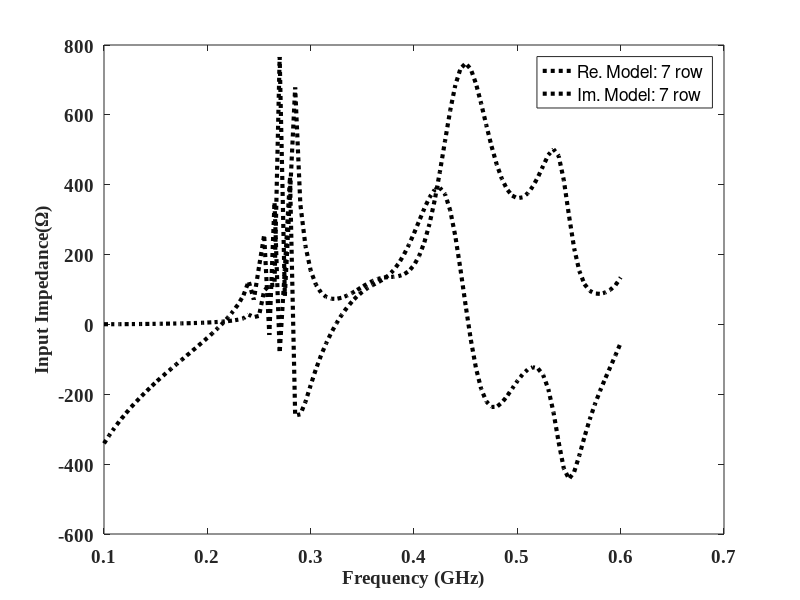

The MATLAB script that drew this image:
clc
clear all
%%%%%%%%%%%%%%%%%%%%%%%%%cst
% 
% load ('8by8 new paper.mat');
% 
% plot(f*1e-6, real(Zd), f*1e-6, imag(Zd),'linewidth',2)
% hold on
% 

hs_hfss=importdata('Zin_7row_HFSS.csv');
S1=hs_hfss.data;
Freq = S1(:,1);
S11=S1(:,2);%1raw
plot(Freq/10^3,S11,':k','LineWidth',3);

hold on
S11=S1(:,3);%1raw
plot(Freq/10^3,S11,':k','LineWidth',3);


% S11=S1(:,3);%3raw
% plot(Freq,S11,':r','LineWidth',3);
% 
% 
% hold on
% 
% S11=S1(:,4);%5raw
% plot(Freq,S11,':g','LineWidth',3);
% 
% hold on
% 
% S11=S1(:,5);%7raw
% plot(Freq,S11,'-r','LineWidth',3);


legend('Re. Model: 7 row','Im. Model: 7 row','Re. HFSS: 1 row','Im. HFSS: 1 row');


% hold on
% x=hs1.Frequencies./10^9;
% plot(x,-10,'-k','LineWidth',.5);
set(gca,'fontsize',14,'fontweight','b','FontName','Times New Roman');
% title('Sine Function','fontsize',12,'fontweight','b','FontName','Times New Roman');
xlabel('Frequency (GHz)','fontsize',14,'fontweight','b','FontName','Times New Roman');
ylabel('Input Impedance(\Omega)','fontsize',14,'fontweight','b','FontName','Times New Roman');
